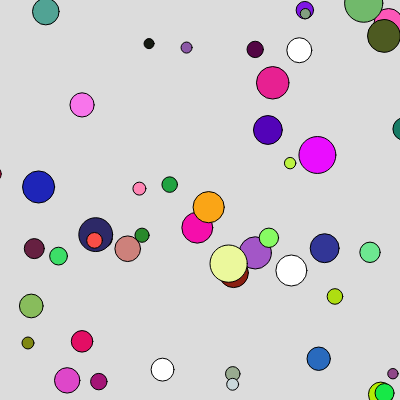
Frame 1 (no input)
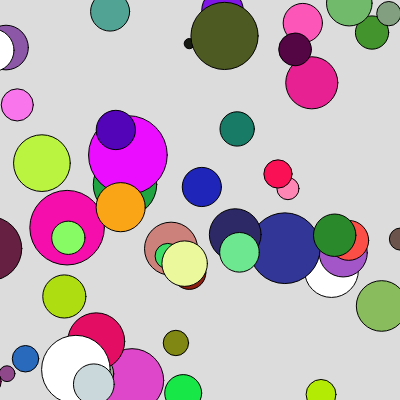
Frame 60 (no input)
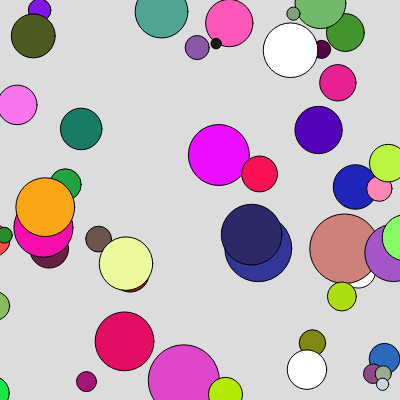
Frame 120 (the mouse pressed at the canvas centre since frame 60)

The p5.js sketch that drew these frames (run headless with seeded random() and noise() and a simulated clock; from frame 60 on, the mouse is pressed at the canvas centre):

// p5.js sketch
// ── sketch.js
let balls = [];
let amountBalls = 50;

function setup() {
  createCanvas(400, 400);

  balls = Array.from({ length: amountBalls }, (_, i) => {
    return new Ball(random(0, width), random(0, height), {
      size: random(10, 40),
      dir: random([-1, 1]),
      color: '#' + Math.floor(Math.random() * 16777215).toString(16)
    });
  });
}

function draw() {
  background(220);

  balls.forEach(ball => ball.step());
  balls.forEach(ball => ball.draw());
}


class Ball {
  x = 0;
  y = 0;

  speed = random(5, 15);
  minSize = 10;
  size = this.minSize;
  dir = 1;
  color = color('#ffffff');
  sizeOffset = random(0, 0.5);
  sizeMax = random(10, 50);
  sizeChange = 0;

  constructor(x_, y_, opt) {
    this.x = x_;
    this.y = y_;

    this.speed = opt.speed || this.speed;
    this.minSize = opt.size || this.minSize;
    this.dir = opt.dir || this.dir;
    this.color = opt.color || this.color
  };

  step() {
    this.x += this.speed * this.dir;
    if (this.x >= width) this.dir = -1;
    if (this.x <= 0) this.dir = 1;
    this.size = (Math.abs(sin((this.sizeChange) / 6)) * this.sizeMax) + this.minSize;
    this.sizeChange += this.sizeOffset;
  };

  draw() {
    fill(this.color)
    circle(this.x, this.y, this.size);
  };
}
